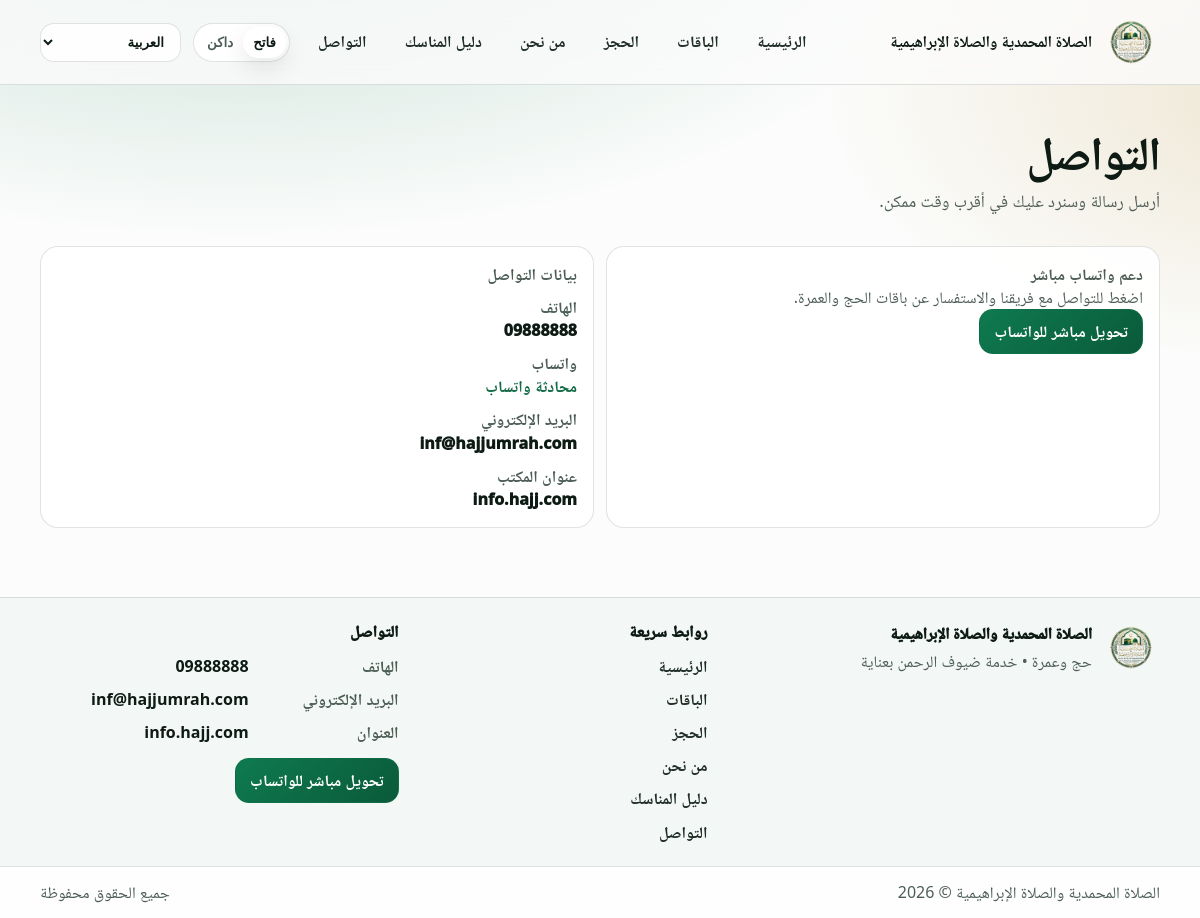
The app's page /contact with its own data.
### app/models.py (models this page shows)
class SiteConfig(db.Model):
    __tablename__ = "site_config"
    id = db.Column(db.Integer, primary_key=True)
    logo_filename = db.Column(db.String(255), nullable=False, default="logo.svg")
    hero_bg_filename = db.Column(db.String(255), nullable=False, default="hero_default.svg")
    site_name_ar = db.Column(
        db.String(255),
        nullable=False,
        default="الصلاة المحمدية والصلاة الإبراهيمية",
    )
    site_name_en = db.Column(
        db.String(255),
        nullable=False,
        default="Al-Salat Al-Muhammadiya & Al-Salat Al-Ibrahimiya",
    )
    site_name_ku = db.Column(
        db.String(255),
        nullable=False,
        default="الصلاة المحمدية والصلاة الإبراهيمية",
    )
    updated_at = db.Column(
        db.DateTime, default=datetime.utcnow, onupdate=datetime.utcnow, nullable=False
    )

class SocialSetting(db.Model):
    __tablename__ = "social_settings"
    id = db.Column(db.Integer, primary_key=True)
    key = db.Column(db.String(60), unique=True, nullable=False)
    value = db.Column(db.String(600), nullable=False, default="")
    updated_at = db.Column(
        db.DateTime, default=datetime.utcnow, onupdate=datetime.utcnow, nullable=False
    )

### app/public_routes.py (the view)
@public_bp.get("/contact")
def contact():
    locale = get_locale()
    keys = [
        "phone",
        "phone2",
        "email",
        "address",
        "address_ar",
        "address_en",
        "address_ku",
        "whatsapp_phone",
    ]
    settings = {
        s.key: s.value
        for s in SocialSetting.query.filter(SocialSetting.key.in_(keys)).all()
        if (s.value or "").strip()
    }
    whatsapp_phone = (settings.get("whatsapp_phone") or "").strip().replace("+", "")
    prefill = quote(t("whatsapp_prefill"))
    whatsapp_url = f"https://wa.me/{whatsapp_phone}?text={prefill}" if whatsapp_phone else ""
    return render_template(
        "contact.html",
        locale=locale,
        is_rtl=locale in RTL_LANGS,
        contact_settings=settings,
        contact_address=(settings.get(f"address_{locale}") or settings.get("address") or ""),
        whatsapp_url=whatsapp_url,
    )

### app/i18n.py (called while the page is built)
def get_locale():
    lang = session.get("lang")
    if lang in current_app.config.get("SUPPORTED_LANGS", ()):
        return lang
    accept = request.accept_languages.best_match(current_app.config.get("SUPPORTED_LANGS"))
    return accept or current_app.config.get("DEFAULT_LANG", "ar")

def t(key: str) -> str:
    lang = getattr(g, "locale", current_app.config.get("DEFAULT_LANG", "ar"))
    return TRANSLATIONS.get(lang, {}).get(key) or TRANSLATIONS["en"].get(key) or key

def inject_i18n(app):
    @app.before_request
    def _set_locale():
        g.locale = get_locale()
        g.is_rtl = g.locale in RTL_LANGS
    @app.context_processor
    def _ctx():
        return {
            "t": t,
            "locale": getattr(g, "locale", app.config.get("DEFAULT_LANG", "ar")),
            "is_rtl": getattr(g, "is_rtl", True),
            "supported_langs": app.config.get("SUPPORTED_LANGS", ("ar", "en", "ku")),
            "rtl_langs": RTL_LANGS,
        }

### app/templates/contact.html (shortened to what this page needs)
{% extends "base.html" %}
{% block content %}
  <section class="page-head">
    <div class="container">
      <h1 class="h1">{{ t('contact_title') }}</h1>
      <p class="lead">{{ t('contact_subtitle') }}</p>
    </div>
  </section>
  <section class="section">
    <div class="container">
      <div class="two-col">
        <div class="panel">
          <div class="panel-title">{{ t('direct_whatsapp_title') }}</div>
          <div class="muted">{{ t('direct_whatsapp_subtitle') }}</div>
          <div class="form-actions">
            {% if whatsapp_url %}
              <a class="btn btn-primary btn-whatsapp" href="{{ whatsapp_url }}" target="_blank" rel="noopener">{{ t('direct_whatsapp_button') }}</a>
            {% else %}
              <div class="muted">{{ t('whatsapp_not_configured') }}</div>
            {% endif %}
          </div>
        </div>
        <div class="panel">
          <div class="panel-title">{{ t('contact_details') }}</div>
          {% if contact_settings.get('phone') %}
            <div class="panel-title">{{ t('contact_phone') }}</div>
            <div class="panel-value">{{ contact_settings.get('phone') }}</div>
          {% endif %}
          {% if whatsapp_url %}
            <div class="panel-title">{{ t('contact_whatsapp_label') }}</div>
            <div class="panel-value">
              <a class="link" href="{{ whatsapp_url }}" target="_blank" rel="noopener">{{ t('contact_whatsapp') }}</a>
            </div>
          {% endif %}
          {% if contact_settings.get('email') %}
            <div class="panel-title">{{ t('contact_email') }}</div>
            <div class="panel-value">{{ contact_settings.get('email') }}</div>
          {% endif %}
          {% if contact_address %}
            <div class="panel-title">{{ t('contact_address') }}</div>
            <div class="panel-value">{{ contact_address }}</div>
          {% endif %}
        </div>
      </div>
    </div>
  </section>
{% endblock %}

### app/templates/base.html (shortened to what this page needs)
<!doctype html>
<html lang="{{ locale }}" dir="{{ 'rtl' if is_rtl else 'ltr' }}" data-theme="light">
  <head>
    <link rel="stylesheet" href="{{ url_for('static', filename='css/styles.css') }}" />
  </head>
  <body>
    <header class="site-header">
      <div class="container header-row">
        <a class="brand" href="{{ url_for('public.home') }}">
          <div class="brand-mark" aria-hidden="true">
            <img class="brand-logo" src="{{ url_for('static', filename='uploads/' + (current_logo_filename or 'logo.png')) }}" alt="Logo" />
          </div>
          <div class="brand-text">
            <div class="brand-title">{{ current_site_name }}</div>
          </div>
        </a>
        <nav id="siteNav" class="nav" aria-label="Primary">
          <a class="nav-link" href="{{ url_for('public.home') }}">{{ t('nav_home') }}</a>
          <a class="nav-link" href="{{ url_for('public.packages') }}">{{ t('nav_packages') }}</a>
          <a class="nav-link" href="{{ url_for('public.booking') }}">{{ t('nav_booking') }}</a>
          <a class="nav-link" href="{{ url_for('public.about') }}">{{ t('nav_about') }}</a>
          <a class="nav-link" href="{{ url_for('public.guide') }}">{{ t('nav_guide') }}</a>
          <a class="nav-link" href="{{ url_for('public.contact') }}">{{ t('nav_contact') }}</a>
        </nav>
        <div class="header-actions">
          <div class="segmented theme-segmented" role="group" aria-label="Theme">
            <button class="segmented-btn" type="button" data-theme-btn="light">{{ t('theme_light') }}</button>
            <button class="segmented-btn" type="button" data-theme-btn="dark">{{ t('theme_dark') }}</button>
          </div>
          <label class="select lang-desktop">
            <select id="langSelect" class="select-control">
              <option value="ar" {% if locale == 'ar' %}selected{% endif %}>{{ t('lang_ar') }}</option>
            </select>
          </label>
        </div>
      </div>
    </header>
    <main>
      {% block content %}{% endblock %}
    </main>
    <footer class="site-footer">
      <div class="container footer-grid">
        <div class="footer-brand">
          <div class="footer-brand-row">
            <div class="footer-mark" aria-hidden="true">
              <img class="footer-logo" src="{{ url_for('static', filename='uploads/' + (current_logo_filename or 'logo.png')) }}" alt="Logo" />
            </div>
            <div>
              <div class="footer-title">{{ current_site_name }}</div>
              <div class="footer-tagline">{{ t('footer_tagline') }}</div>
            </div>
          </div>
        </div>
        <div class="footer-col">
          <div class="footer-head">{{ t('footer_quick_links') }}</div>
          <div class="footer-links">
            <a class="footer-link" href="{{ url_for('public.home') }}">{{ t('nav_home') }}</a>
            <a class="footer-link" href="{{ url_for('public.packages') }}">{{ t('nav_packages') }}</a>
            <a class="footer-link" href="{{ url_for('public.booking') }}">{{ t('nav_booking') }}</a>
            <a class="footer-link" href="{{ url_for('public.about') }}">{{ t('nav_about') }}</a>
            <a class="footer-link" href="{{ url_for('public.guide') }}">{{ t('nav_guide') }}</a>
            <a class="footer-link" href="{{ url_for('public.contact') }}">{{ t('nav_contact') }}</a>
          </div>
        </div>
        <div class="footer-col">
          <div class="footer-head">{{ t('footer_contact') }}</div>
          <div class="footer-meta">
            {% if company_contact.phone %}
              <div class="footer-meta-row">
                <div class="footer-meta-label">{{ t('footer_phone') }}</div>
                <a class="footer-meta-value" href="tel:{{ company_contact.phone }}">{{ company_contact.phone }}</a>
              </div>
            {% endif %}
            {% if company_contact.email %}
              <div class="footer-meta-row">
                <div class="footer-meta-label">{{ t('footer_email') }}</div>
                <a class="footer-meta-value" href="mailto:{{ company_contact.email }}">{{ company_contact.email }}</a>
              </div>
            {% endif %}
            {% if company_contact.address %}
              <div class="footer-meta-row">
                <div class="footer-meta-label">{{ t('footer_address') }}</div>
                <div class="footer-meta-value">{{ company_contact.address }}</div>
              </div>
            {% endif %}
          </div>
          <div class="footer-actions">
            {% if whatsapp_support_url %}
              <a class="btn btn-primary footer-whatsapp" href="{{ whatsapp_support_url }}" target="_blank" rel="noopener">{{ t('direct_whatsapp_button') }}</a>
            {% endif %}
          </div>
        </div>
      </div>
      <div class="footer-bottom">
        <div class="container footer-bottom-row">
          <div class="muted">{{ current_site_name }} © {{ current_year }}</div>
          <div class="muted">{{ t('footer_rights') }}</div>
        </div>
      </div>
    </footer>
  </body>
</html>

### records on screen
SiteConfig: logo_filename (picture), site_name_ar "الصلاة المحمدية والصلاة الإبراهيمية"
SocialSetting: get "09888888", phone "09888888"
SocialSetting: get "inf@hajjumrah.com", email "inf@hajjumrah.com"
SocialSetting: value "info.hajj.com", address "info.hajj.com"

### other values on screen
{{ t('nav_home') }} "الرئيسية"
{{ t('nav_packages') }} "الباقات"
{{ t('nav_booking') }} "الحجز"
{{ t('nav_about') }} "من نحن"
{{ t('nav_guide') }} "دليل المناسك"
{{ t('nav_contact') }} "التواصل"
{{ t('theme_light') }} "فاتح"
{{ t('theme_dark') }} "داكن"
{{ t('contact_title') }} "التواصل"
{{ t('contact_subtitle') }} "أرسل رسالة وسنرد عليك في أقرب وقت ممكن."
{{ t('direct_whatsapp_title') }} "دعم واتساب مباشر"
{{ t('direct_whatsapp_subtitle') }} "اضغط للتواصل مع فريقنا والاستفسار عن باقات الحج والعمرة."
{{ t('direct_whatsapp_button') }} "تحويل مباشر للواتساب"
{{ t('contact_details') }} "بيانات التواصل"
{{ t('contact_phone') }} "الهاتف"
